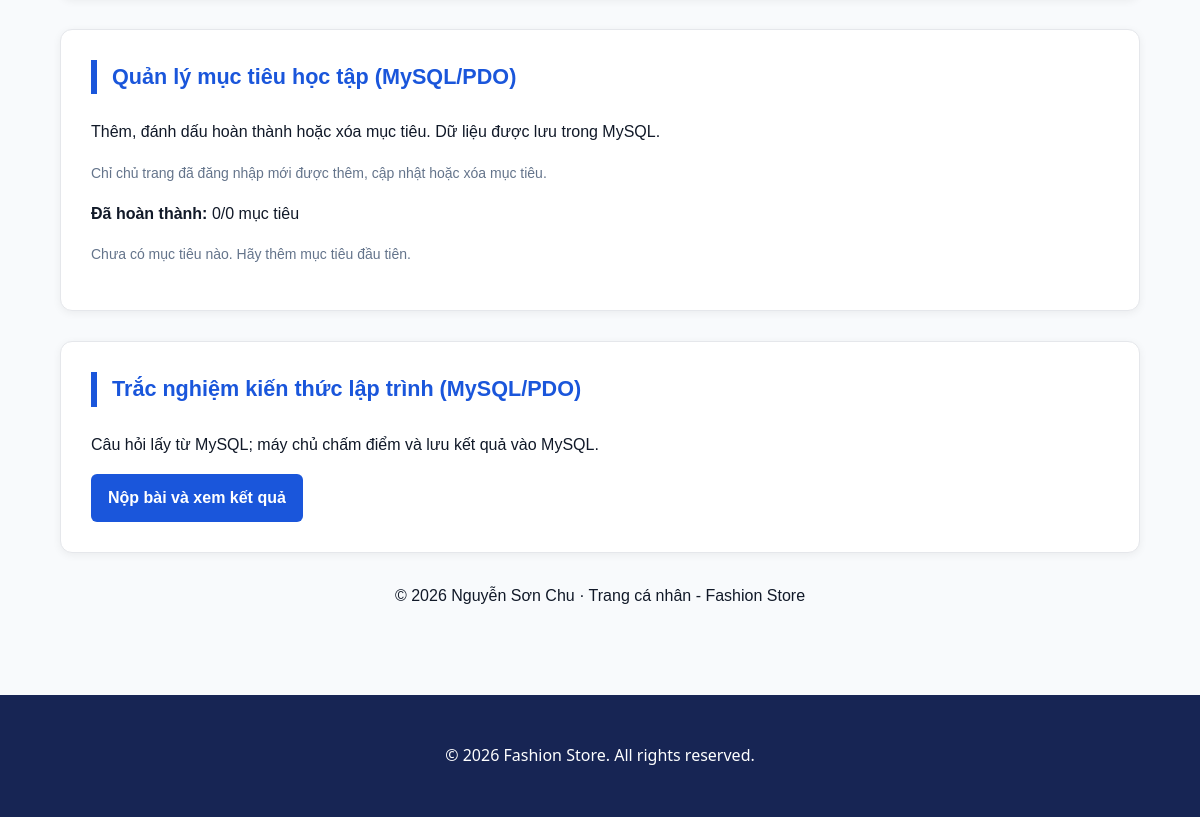
/thanhvien/3120224020_chu/gioithieu.php (lower part), run on an earlier commit of the app's database.
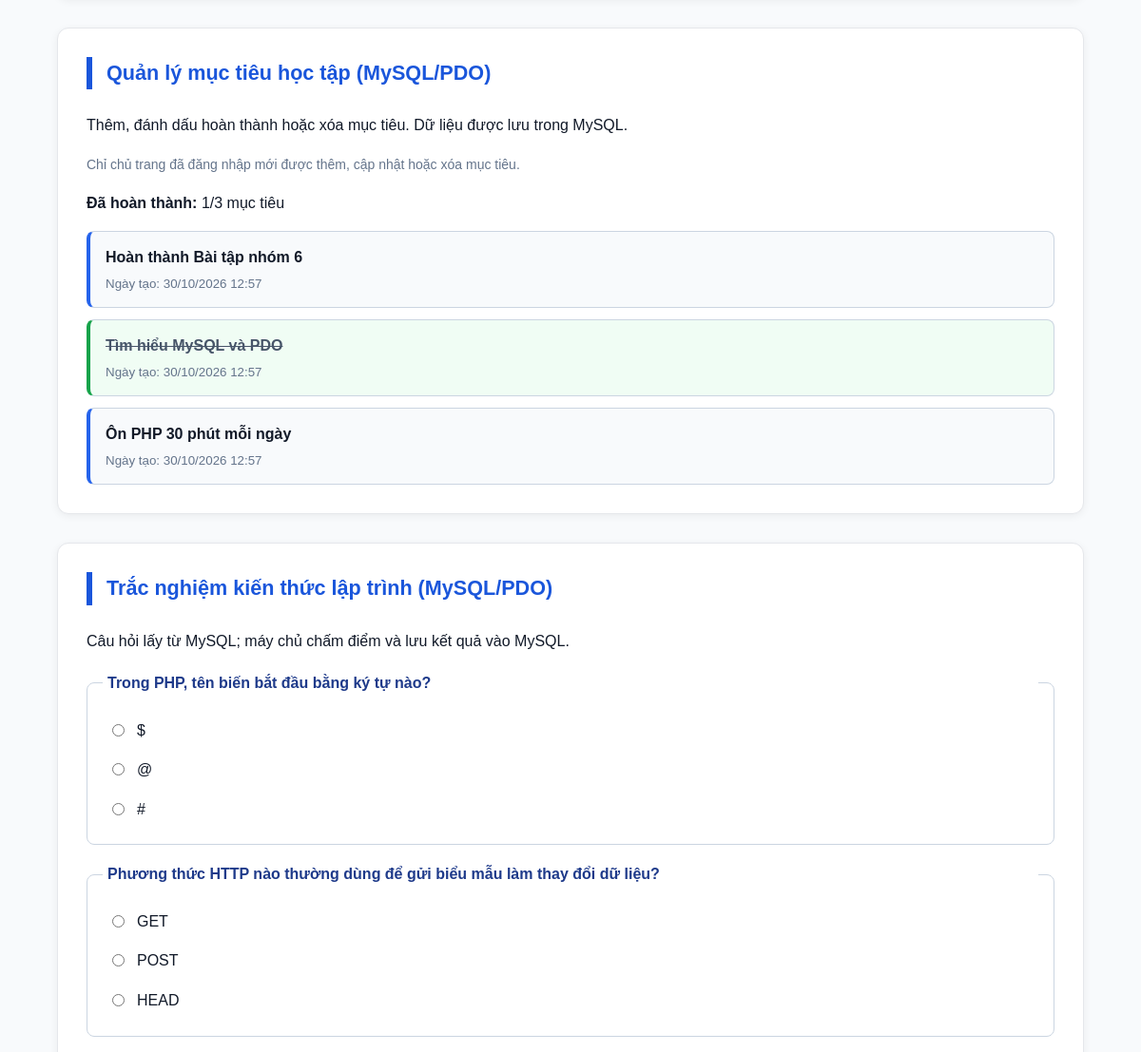
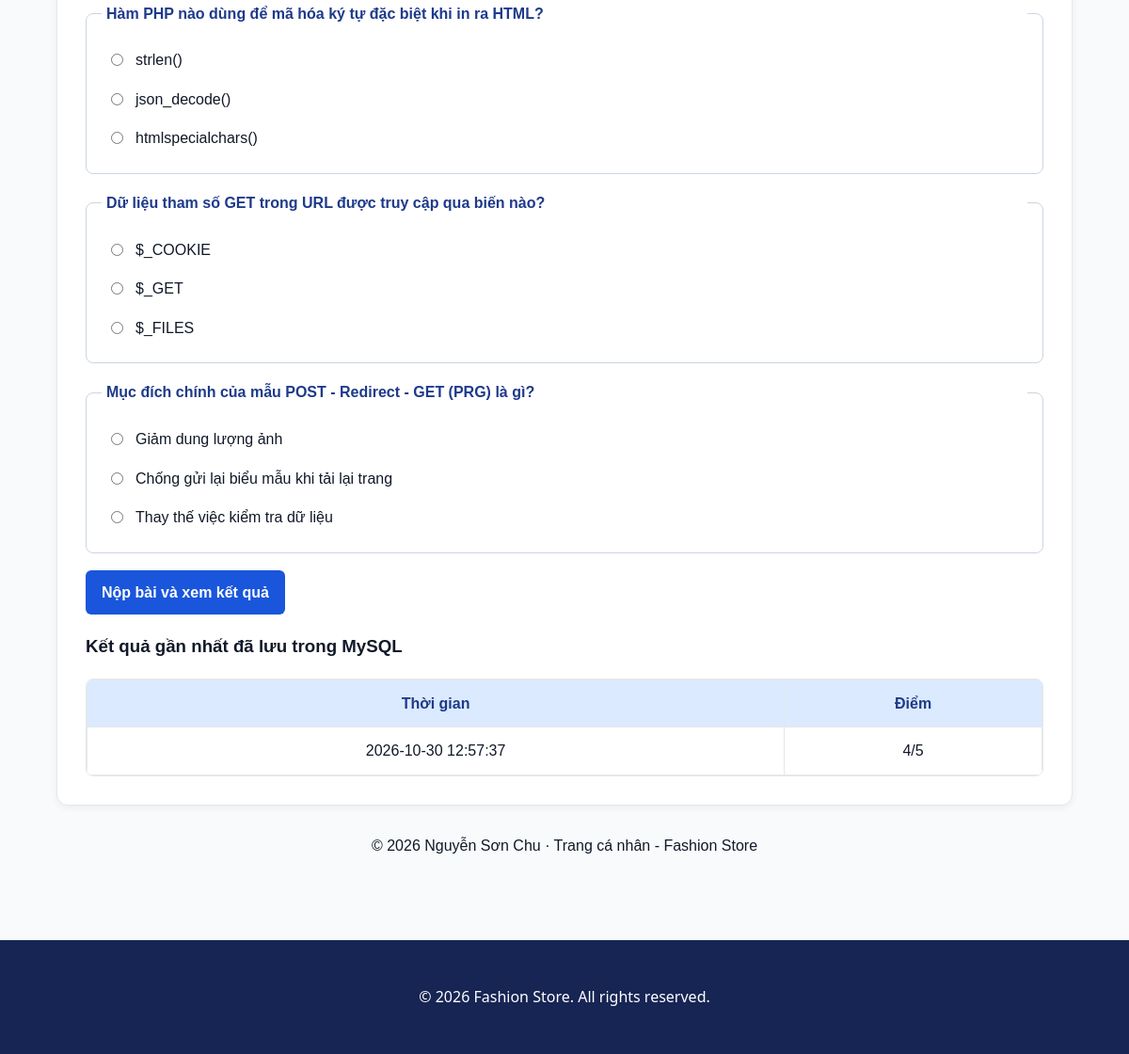
And on a later commit of the database (2 pictures, top to bottom).
### tables this page shows
CREATE TABLE tv_muc_tieu (
    id INT UNSIGNED AUTO_INCREMENT PRIMARY KEY,
    mssv VARCHAR(50) NOT NULL,
    noi_dung VARCHAR(120) NOT NULL,
    hoan_thanh TINYINT(1) NOT NULL DEFAULT 0,
    ngay_tao DATETIME NOT NULL DEFAULT CURRENT_TIMESTAMP,
    INDEX idx_chu_muc_tieu_mssv (mssv),
    CONSTRAINT fk_chu_muc_tieu FOREIGN KEY (mssv) REFERENCES thanh_vien(ma_sv) ON DELETE CASCADE,
    CONSTRAINT ck_chu_muc_tieu_dodai CHECK (CHAR_LENGTH(TRIM(noi_dung)) BETWEEN 3 AND 120),
    CONSTRAINT ck_chu_muc_tieu_trangthai CHECK (hoan_thanh IN (0,1))
);

CREATE TABLE tv_cau_hoi (
    id INT UNSIGNED AUTO_INCREMENT PRIMARY KEY,
    mssv VARCHAR(50) NOT NULL,
    ma_cau VARCHAR(10) NOT NULL,
    noi_dung VARCHAR(255) NOT NULL,
    lua_chon_a VARCHAR(255) NOT NULL,
    lua_chon_b VARCHAR(255) NOT NULL,
    lua_chon_c VARCHAR(255) NOT NULL,
    dap_an CHAR(1) NOT NULL,
    giai_thich TEXT NOT NULL,
    UNIQUE KEY uq_chu_cauhoi (mssv, ma_cau),
    CONSTRAINT fk_chu_cauhoi FOREIGN KEY (mssv) REFERENCES thanh_vien(ma_sv) ON DELETE CASCADE,
    CONSTRAINT ck_chu_cauhoi_dapan CHECK (dap_an IN ('a','b','c'))
);

CREATE TABLE tv_ket_qua_trac_nghiem (
    id INT UNSIGNED AUTO_INCREMENT PRIMARY KEY,
    mssv VARCHAR(50) NOT NULL,
    so_cau_dung TINYINT UNSIGNED NOT NULL,
    tong_cau TINYINT UNSIGNED NOT NULL,
    ngay_lam DATETIME NOT NULL DEFAULT CURRENT_TIMESTAMP,
    INDEX idx_chu_ketqua (mssv, ngay_lam),
    CONSTRAINT fk_chu_ketqua FOREIGN KEY (mssv) REFERENCES thanh_vien(ma_sv) ON DELETE CASCADE,
    CONSTRAINT ck_chu_ketqua CHECK (tong_cau > 0 AND so_cau_dung <= tong_cau)
);

### inc/ham.php (called while the page is built, shortened)
<?php
function e(mixed $value): string
{
    return htmlspecialchars(
        (string) ($value ?? ''),
        ENT_QUOTES | ENT_SUBSTITUTE,
        'UTF-8'
    );
}

### thanhvien/3120224020_chu/gioithieu.php (the view, shortened to what this page needs)
<?php
$goc = '../../';
$cssRieng = 'style-canhan.css';
$mssvChu = '3120224020';
$emailChu = 'chu.bt6@example.com';
$khoaCsrf = 'chu_3120224020_csrf';
$pdo = db();
$st = $pdo->prepare('SELECT id FROM nguoi_dung WHERE email = ?');
$st->execute([$emailChu]);
$idChu = (int) ($st->fetchColumn() ?: 0);
$nguoiDangNhap = $_SESSION['user'] ?? null;
$idDangNhap = is_array($nguoiDangNhap)
    ? (int) ($nguoiDangNhap['id'] ?? 0)
    : 0;
$laChuTrang = $idChu > 0 && $idDangNhap === $idChu;
$st = $pdo->prepare('SELECT ma_cau, noi_dung, lua_chon_a, lua_chon_b,
                           lua_chon_c, dap_an, giai_thich
                    FROM tv_cau_hoi WHERE mssv = ? ORDER BY ma_cau');
$st->execute([$mssvChu]);
$cauHoi = [];
foreach ($st->fetchAll(PDO::FETCH_ASSOC) as $row) {
    $cauHoi[$row['ma_cau']] = [
        'noi_dung' => $row['noi_dung'],
        'lua_chon' => [
            'a' => $row['lua_chon_a'],
            'b' => $row['lua_chon_b'],
            'c' => $row['lua_chon_c'],
        ],
        'dap_an' => $row['dap_an'],
        'giai_thich' => $row['giai_thich'],
    ];
}
$loiMucTieu = '';
$giaTriMucTieu = '';
$traLoiCu = [];
$st = $pdo->prepare("SELECT id, noi_dung, hoan_thanh,
    DATE_FORMAT(ngay_tao, '%d/%m/%Y %H:%i') AS ngay_tao
    FROM tv_muc_tieu WHERE mssv = ? ORDER BY id DESC");
$st->execute([$mssvChu]);
$danhSachMucTieu = $st->fetchAll(PDO::FETCH_ASSOC);
$soMucTieuHoanThanh = count(array_filter(
    $danhSachMucTieu,
    static fn(array $mucTieu): bool => (int) $mucTieu['hoan_thanh'] === 1
));
$st = $pdo->prepare('SELECT so_cau_dung, tong_cau, ngay_lam
    FROM tv_ket_qua_trac_nghiem WHERE mssv = ? ORDER BY id DESC LIMIT 5');
$st->execute([$mssvChu]);
$lichSuTracNghiem = $st->fetchAll(PDO::FETCH_ASSOC);
require_once __DIR__ . '/../../inc/header.php';
$htmlHeader = ob_get_clean();
echo $htmlHeader;
?>
<main class="noi-dung-chinh trang-ca-nhan">
    <section id="muc-tieu" class="chu-chuc-nang">
        <h2>Quản lý mục tiêu học tập (MySQL/PDO)</h2>
        <p>Thêm, đánh dấu hoàn thành hoặc xóa mục tiêu. Dữ liệu được lưu trong MySQL.</p>
        <?php if ($laChuTrang): ?>
            <form method="post" action="gioithieu.php#muc-tieu" class="chu-form-muc-tieu" novalidate>
                <input type="hidden" name="csrf_token" value="<?= e($_SESSION[$khoaCsrf]) ?>">
                <input type="hidden" name="hanh_dong" value="them_muc_tieu">
                <label for="chu-noi-dung-muc-tieu">Mục tiêu mới (3 - 120 ký tự)</label>
                <div class="chu-hang-nhap">
                    <input id="chu-noi-dung-muc-tieu" name="noi_dung_muc_tieu" type="text"
                           maxlength="120" value="<?= e($giaTriMucTieu) ?>"
                           placeholder="Ví dụ: Ôn PHP 30 phút mỗi ngày" aria-describedby="chu-goi-y-muc-tieu">
                    <button class="chu-nut" type="submit">Thêm mục tiêu</button>
                </div>
                <p id="chu-goi-y-muc-tieu" class="chu-goi-y">Tối đa 20 mục tiêu học tập.</p>
                <?php if ($loiMucTieu !== ''): ?>
                    <p class="chu-thong-bao-loi" role="alert"><?= e($loiMucTieu) ?></p>
                <?php endif; ?>
            </form>
        <?php else: ?>
            <p class="chu-goi-y">Chỉ chủ trang đã đăng nhập mới được thêm, cập nhật hoặc xóa mục tiêu.</p>
        <?php endif; ?>
        <p class="chu-tom-tat"><strong>Đã hoàn thành:</strong>
            <?= e((string) $soMucTieuHoanThanh) ?>/<?= e((string) count($danhSachMucTieu)) ?> mục tiêu
        </p>
        <?php if (empty($danhSachMucTieu)): ?>
            <p class="chu-goi-y">Chưa có mục tiêu nào. Hãy thêm mục tiêu đầu tiên.</p>
        <?php else: ?>
            <ul class="chu-danh-sach-muc-tieu">
                <?php foreach ($danhSachMucTieu as $mucTieu): ?>
                    <li class="chu-muc-tieu <?= (int) $mucTieu['hoan_thanh'] === 1 ? 'chu-da-xong' : '' ?>">
                        <div class="chu-noi-dung-muc-tieu">
                            <strong><?= e($mucTieu['noi_dung']) ?></strong>
                            <small>Ngày tạo: <?= e($mucTieu['ngay_tao']) ?></small>
                        </div>
                    </li>
                <?php endforeach; ?>
            </ul>
        <?php endif; ?>
    </section>
    <section id="trac-nghiem" class="chu-chuc-nang">
        <h2>Trắc nghiệm kiến thức lập trình (MySQL/PDO)</h2>
        <p>Câu hỏi lấy từ MySQL; máy chủ chấm điểm và lưu kết quả vào MySQL.</p>
        <form method="post" action="gioithieu.php#trac-nghiem" class="chu-form-trac-nghiem" novalidate>
            <?php foreach ($cauHoi as $maCau => $cau): ?>
                <fieldset class="chu-cau-hoi">
                    <legend><?= e($cau['noi_dung']) ?></legend>
                    <?php foreach ($cau['lua_chon'] as $maLuaChon => $noiDung): ?>
                        <?php $duocChon = (($traLoiCu[$maCau] ?? null) === $maLuaChon); ?>
                        <label class="chu-lua-chon">
                            <input type="radio" name="tra_loi[<?= e($maCau) ?>]"
                                   value="<?= e($maLuaChon) ?>" <?= $duocChon ? 'checked' : '' ?>>
                            <span><?= e($noiDung) ?></span>
                        </label>
                    <?php endforeach; ?>
                </fieldset>
            <?php endforeach; ?>
            <button class="chu-nut" type="submit">Nộp bài và xem kết quả</button>
        </form>
        <?php if ($lichSuTracNghiem): ?>
            <h3>Kết quả gần nhất đã lưu trong MySQL</h3>
            <div class="bang-cuon-ngang">
                <table>
                    <thead><tr><th scope="col">Thời gian</th><th scope="col">Điểm</th></tr></thead>
                    <tbody>
                        <?php foreach ($lichSuTracNghiem as $ketQua): ?>
                            <tr>
                                <td><?= e($ketQua['ngay_lam']) ?></td>
                                <td><?= e((string) $ketQua['so_cau_dung']) ?>/<?= e((string) $ketQua['tong_cau']) ?></td>
                            </tr>
                        <?php endforeach; ?>
                    </tbody>
                </table>
            </div>
        <?php endif; ?>
    </section>
    <p class="chu-thich-ca-nhan">© 2026 Nguyễn Sơn Chu · Trang cá nhân - Fashion Store</p>
</main>
<?php require_once __DIR__ . '/../../inc/footer.php'; ?>

### inc/header.php (shortened to what this page needs)
<!DOCTYPE html>
<html lang="vi">
<head>
    <link rel="stylesheet" type="text/css" href="<?= $goc ?? '' ?>css/style.css">
    <?php if (!empty($cssRieng)): ?>
        <link rel="stylesheet" href="<?= e($cssRieng) ?>">
    <?php endif; ?>
</head>
<body class="bo-cuc-trang">

### inc/footer.php (shortened to what this page needs)
<footer class="chan-trang">
    <p>&copy; 2026 Fashion Store. All rights reserved.</p>
</footer>
</body>
</html>

### css/style.css (style rules this page uses)
:root { --mau-chinh: #1e40af; --mau-chinh-dam: #172554; --mau-nhan: #d97706; --mau-chu: #0f172a; --mau-chu-phu: #334155; --mau-nen: #f8fafc; --mau-trang: #ffffff; --mau-vien: #cbd5e1; --bo-goc: 8px; --bo-goc-lon: 12px; --khoang-cach: 16px; --khoang-cach-lon: 32px; --phong-chu: system-ui, -apple-system, BlinkMacSystemFont, "Segoe UI", Roboto, sans-serif; }
*, *::before, *::after { box-sizing: border-box; }
body { margin: 0; font-family: var(--phong-chu); line-height: 1.6; color: var(--mau-chu); background-color: var(--mau-nen); }
.bo-cuc-trang { display: grid; min-height: 100vh; grid-template-areas: "dau" "menu" "chinh" "chan"; grid-template-rows: auto auto minmax(0, 1fr) auto; grid-template-columns: minmax(0, 1fr); gap: 0; width: 100%; }
.noi-dung-chinh { grid-area: chinh; width: 100%; max-width: 1140px; min-width: 0; margin: 0 auto; padding: var(--khoang-cach); }
.chan-trang { grid-area: chan; background-color: var(--mau-chinh-dam); color: var(--mau-trang); text-align: center; padding: var(--khoang-cach-lon) var(--khoang-cach); margin-top: var(--khoang-cach-lon); }
@media (min-width: 768px) { .noi-dung-chinh { padding: var(--khoang-cach-lon); } }
h2 { font-size: 1.35rem; color: var(--mau-chinh); border-left: 5px solid var(--mau-chinh); padding-left: 12px; margin-top: 0; margin-bottom: var(--khoang-cach); }
table { width: 100%; border-collapse: collapse; background-color: var(--mau-trang); }
th, td { padding: 12px 14px; border: 1px solid var(--mau-vien); }
thead th { background-color: #e2e8f0; color: var(--mau-chu); }

What changed in the data, as far as the page shows it:
added tv_muc_tieu: noi_dung "Hoàn thành Bài tập nhóm 6", ngay_tao "30/10/2026 12:57"
added tv_muc_tieu: noi_dung "Tìm hiểu MySQL và PDO", ngay_tao "30/10/2026 12:57", hoan_thanh 1 (drawn)
added tv_muc_tieu: noi_dung "Ôn PHP 30 phút mỗi ngày", ngay_tao "30/10/2026 12:57"
added tv_cau_hoi: noi_dung "Trong PHP, tên biến bắt đầu bằng ký tự nào?", value "☐ $", lua_chon_a "$", value "☐ @", lua_chon_b "@", value "☐ #", lua_chon_c "#"
added tv_cau_hoi: noi_dung "Phương thức HTTP nào thường dùng để gửi biểu mẫu làm thay đổi dữ liệu?", value "☐ GET", lua_chon_a "GET", value "☐ POST", lua_chon_b "POST", value "☐ HEAD", lua_chon_c "HEAD"
added tv_cau_hoi: noi_dung "Hàm PHP nào dùng để mã hóa ký tự đặc biệt khi in ra HTML?", value "☐ strlen()", lua_chon_a "strlen()", value "☐ json_decode()", lua_chon_b "json_decode()", value "☐ htmlspecialchars()", lua_chon_c "htmlspecialchars()"
added tv_cau_hoi: noi_dung "Dữ liệu tham số GET trong URL được truy cập qua biến nào?", value "☐ $_COOKIE", lua_chon_a "$_COOKIE", value "☐ $_GET", lua_chon_b "$_GET", value "☐ $_FILES", lua_chon_c "$_FILES"
added tv_cau_hoi: noi_dung "Mục đích chính của mẫu POST - Redirect - GET (PRG) là gì?", value "☐ Giảm dung lượng ảnh", lua_chon_a "Giảm dung lượng ảnh", value "☐ Chống gửi lại biểu mẫu khi tải", lua_chon_b "Chống gửi lại biểu mẫu khi tải lại trang", value "☐ Thay thế việc kiểm tra dữ liệu", lua_chon_c "Thay thế việc kiểm tra dữ liệu"
added tv_ket_qua_trac_nghiem: ngay_lam "2026-10-30 12:57:37", so_cau_dung "4", tong_cau "5"
Also different on the page:
$soMucTieuHoanThanh: "0" → "1"
count($danhSachMucTieu): "0" → "3"
text no longer shown: "Chưa có mục tiêu nào. Hãy thêm mục tiêu đầu tiên."
text now shown: "Kết quả gần nhất đã lưu trong MySQL Thời gian Điểm"
